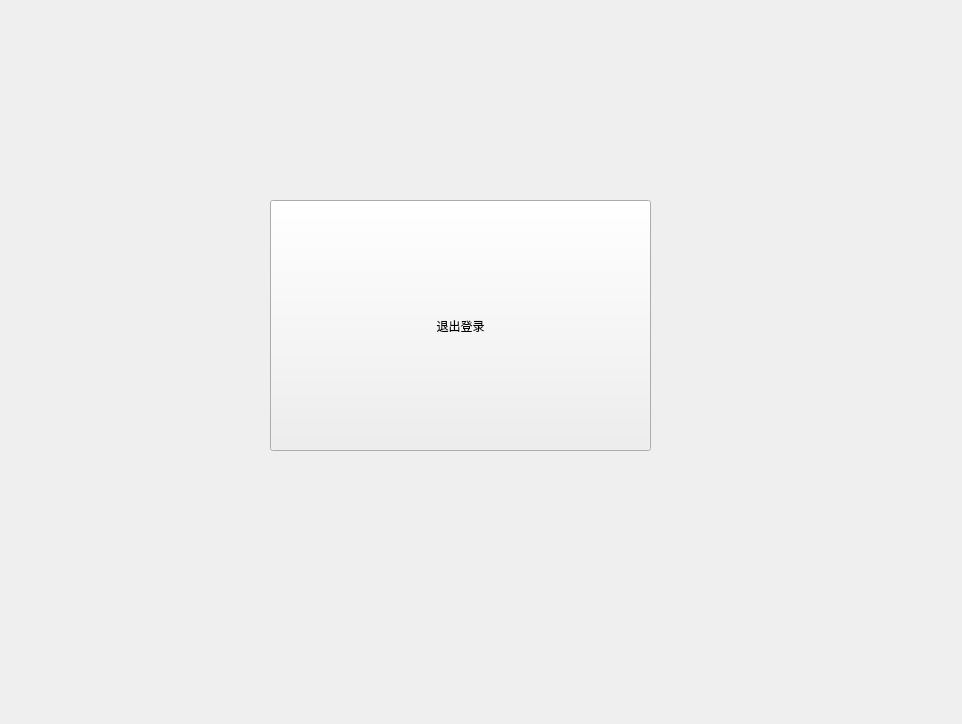
<?xml version="1.0" encoding="UTF-8"?>
<ui version="4.0">
 <class>SuccessLogin</class>
 <widget class="QWidget" name="SuccessLogin">
  <property name="geometry">
   <rect>
    <x>0</x>
    <y>0</y>
    <width>962</width>
    <height>724</height>
   </rect>
  </property>
  <property name="windowTitle">
   <string>Form</string>
  </property>
  <widget class="QPushButton" name="pushButton_logout">
   <property name="geometry">
    <rect>
     <x>270</x>
     <y>200</y>
     <width>381</width>
     <height>251</height>
    </rect>
   </property>
   <property name="text">
    <string>退出登录</string>
   </property>
  </widget>
 </widget>
 <resources/>
 <connections/>
</ui>
